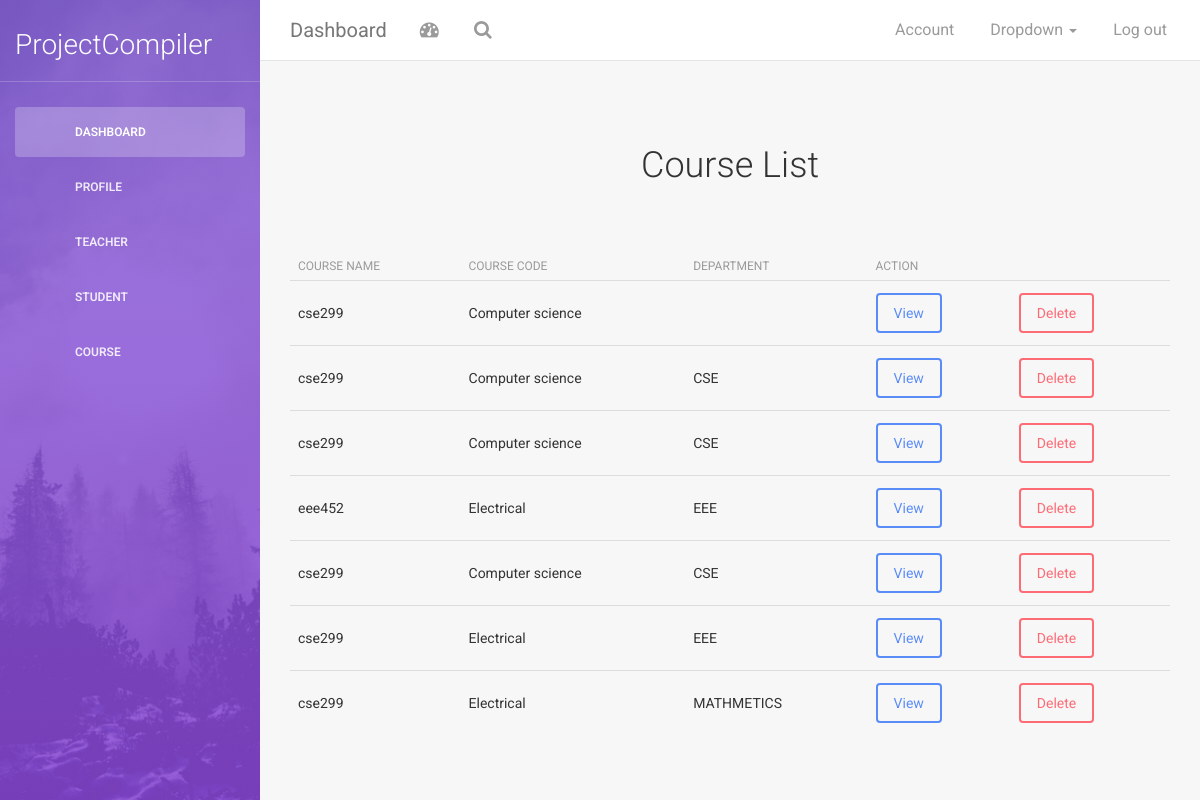
/admin/includes/view_course.php, run on the app's committed database.
### tables this page shows
CREATE TABLE `courses` (
  `id` int(20) NOT NULL,
  `course_code` varchar(20) NOT NULL,
  `course_name` varchar(20) NOT NULL,
  `department` varchar(20) NOT NULL
);

### admin/includes/view_course_list.php (the view)
<?php
include "../../config/connect.php";
             $query = "SELECT * FROM courses";
             $select_course = mysqli_query($conn,$query);
             while($row = mysqli_fetch_assoc($select_course)) {
                $id = $row['id'];
                $course_name            = $row['course_name'];
                $course_code           = $row['course_code'];
                $department      = $row['department'];
                echo "<tr>";
                echo "<td>$course_name  </td>";
                echo "<td>$course_code </td>";
                echo "<td>$department  </td>";
                echo "<td><a href='profile_view.php?view=$id'><button type='button' class='btn btn-primary'>View</button></a></td>";
                echo "<td><a data-href='delete.php?id=$id' data-toggle='modal' data-target='#delete'><button  type='button' class='btn btn-ok btn-danger'  >Delete</button></a> </td>";
                echo "</tr>";
            }
?>

### data on the page
courses: course_name "cse299", course_code "Computer science"
courses: course_name "cse299", course_code "Computer science", department "CSE"
courses: course_name "cse299", course_code "Computer science", department "CSE"
courses: course_name "eee452", course_code "Electrical", department "EEE"
courses: course_name "cse299", course_code "Computer science", department "CSE"
courses: course_name "cse299", course_code "Electrical", department "EEE"
courses: course_name "cse299", course_code "Electrical", department "MATHMETICS"
